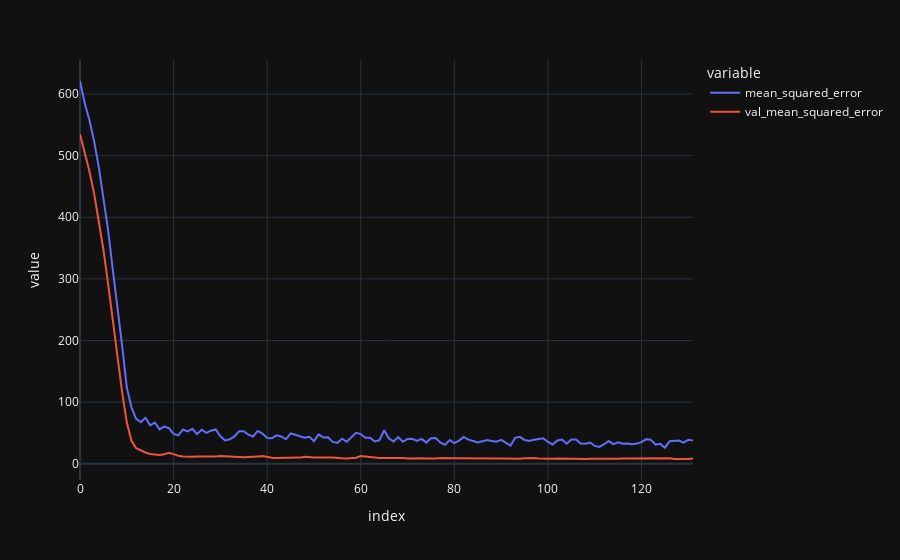

This figure's notebook cell:
### Code cell
plot_mean_squared_error(history)

### Figure 1 — Plotly figure (JSON) as saved in the notebook; plotly's stock layout.template omitted (floating-point values rounded to 4 significant figures; data arrays with more than 128 entries replaced by an {"elided": "..."} marker saying what was removed)
{"data": [{"hovertemplate": "variable=mean_squared_error<br>index=%{x}<br>value=%{y}<extra></extra>", "legendgroup": "mean_squared_error", "line": {"color": "#636efa", "dash": "solid"}, "marker": {"symbol": "circle"}, "mode": "lines", "name": "mean_squared_error", "orientation": "v", "showlegend": true, "x": {"elided": "132 int values"}, "xaxis": "x", "y": {"elided": "132 float values"}, "yaxis": "y", "type": "scatter"}, {"hovertemplate": "variable=val_mean_squared_error<br>index=%{x}<br>value=%{y}<extra></extra>", "legendgroup": "val_mean_squared_error", "line": {"color": "#EF553B", "dash": "solid"}, "marker": {"symbol": "circle"}, "mode": "lines", "name": "val_mean_squared_error", "orientation": "v", "showlegend": true, "x": {"elided": "132 int values"}, "xaxis": "x", "y": {"elided": "132 float values"}, "yaxis": "y", "type": "scatter"}], "layout": {"xaxis": {"anchor": "y", "domain": [0.0, 1.0], "title": {"text": "index"}}, "yaxis": {"anchor": "x", "domain": [0.0, 1.0], "title": {"text": "value"}}, "legend": {"title": {"text": "variable"}, "tracegroupgap": 0}, "margin": {"t": 60}}}
